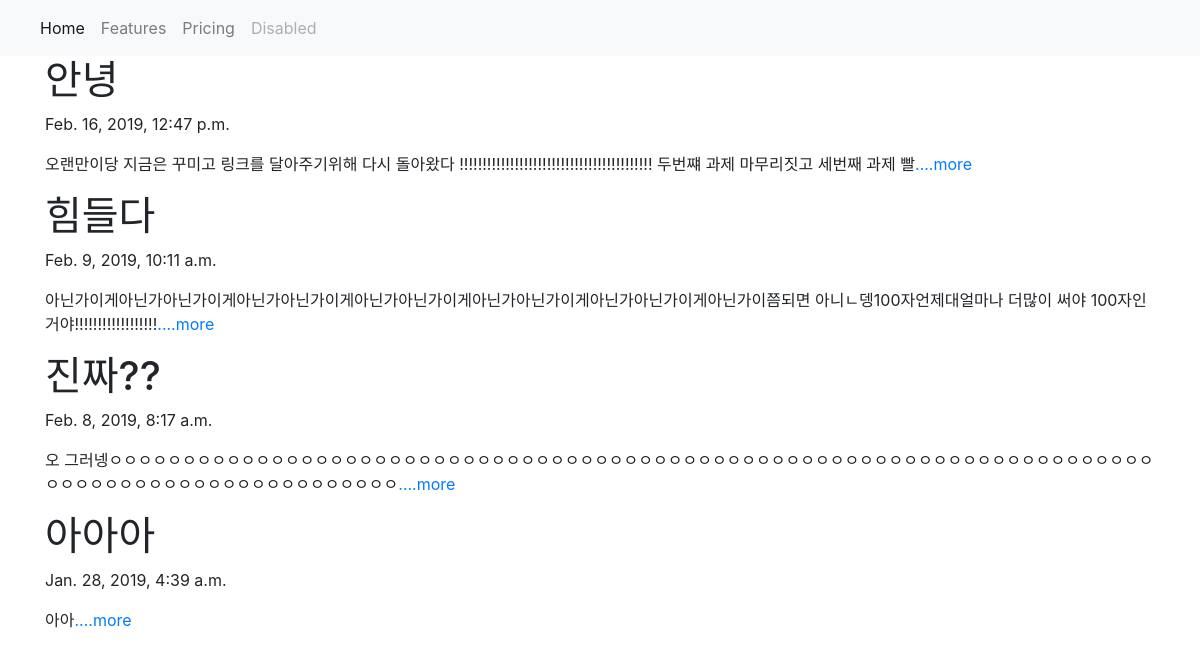
The page / on the database its author committed.
### blog/models.py (models this page shows, shortened)
class Blog(models.Model):
    title = models.CharField(max_length=200)
    pub_date = models.DateTimeField('date published')
    body = models.TextField()
    def summary(self):
        return self.body[:100]

### blog/views.py (the view)
# urls.py: 2. Add a URL to urlpatterns:  path('', views.home, name='home')
def home(request):
    blogs = Blog.objects.all().order_by('-id')
    return render(request, 'home.html',{'blogs' : blogs})

### blog/templates/home.html (shortened to what this page needs)
<link rel="stylesheet" href="https://stackpath.bootstrapcdn.com/bootstrap/4.3.1/css/bootstrap.min.css">
<nav class="navbar navbar-expand-lg navbar-light bg-light">
  <div class="collapse navbar-collapse" id="navbarNavAltMarkup">
    <div class="navbar-nav">
      <a class="nav-item nav-link active" href="">Home <span class="sr-only">(current)</span></a>
      <a class="nav-item nav-link" href="#">Features</a>
      <a class="nav-item nav-link" href="#">Pricing</a>
      <a class="nav-item nav-link disabled" href="#">Disabled</a>
    </div>
  </div>
</nav>
{% for blog in blogs.all %}
    <div class="container">
        <h1>{{ blog.title }}</h1>
        <p>{{ blog.pub_date }}</p>
        <p>{{ blog.summary }}<a href="{% url 'detail' blog.id %}">....more</a></p></p>
    </div>
{% endfor %}

### rows shown on the page
Blog: title "안녕", pub_date "Feb. 16, 2019, 12:47 p.m.", summary "오랜만이당 지금은 꾸미고 링크를 달아주기위해 다시 돌아왔다 !!!!!!!!!!!!!!!!!!!!!!!!!!!!!!!!!!!!!!!!!! 두번쨰 과제 마무리짓고 세번째 과제 빨"
Blog: title "힘들다", pub_date "Feb. 9, 2019, 10:11 a.m.", summary "아닌가이게아닌가아닌가이게아닌가아닌가이게아닌가아닌가이게아닌가아닌가이게아닌가아닌가이게아닌가이쯤되면 아니ㄴ뎅100자언제대얼마나 더많이 써야 100자인거야!!!!!!!!!!!!!!!!!!"
Blog: title "진짜??", pub_date "Feb. 8, 2019, 8:17 a.m.", summary "오 그러넹ㅇㅇㅇㅇㅇㅇㅇㅇㅇㅇㅇㅇㅇㅇㅇㅇㅇㅇㅇㅇㅇㅇㅇㅇㅇㅇㅇㅇㅇㅇㅇㅇㅇㅇㅇㅇㅇㅇㅇㅇㅇㅇㅇㅇㅇㅇㅇㅇㅇㅇㅇㅇㅇㅇㅇㅇㅇㅇㅇㅇㅇㅇㅇㅇㅇㅇㅇㅇㅇㅇㅇㅇㅇㅇㅇㅇㅇㅇㅇㅇㅇㅇㅇㅇㅇㅇㅇㅇㅇㅇㅇㅇㅇㅇㅇ"
Blog: title "아아아", pub_date "Jan. 28, 2019, 4:39 a.m.", summary "아아"
